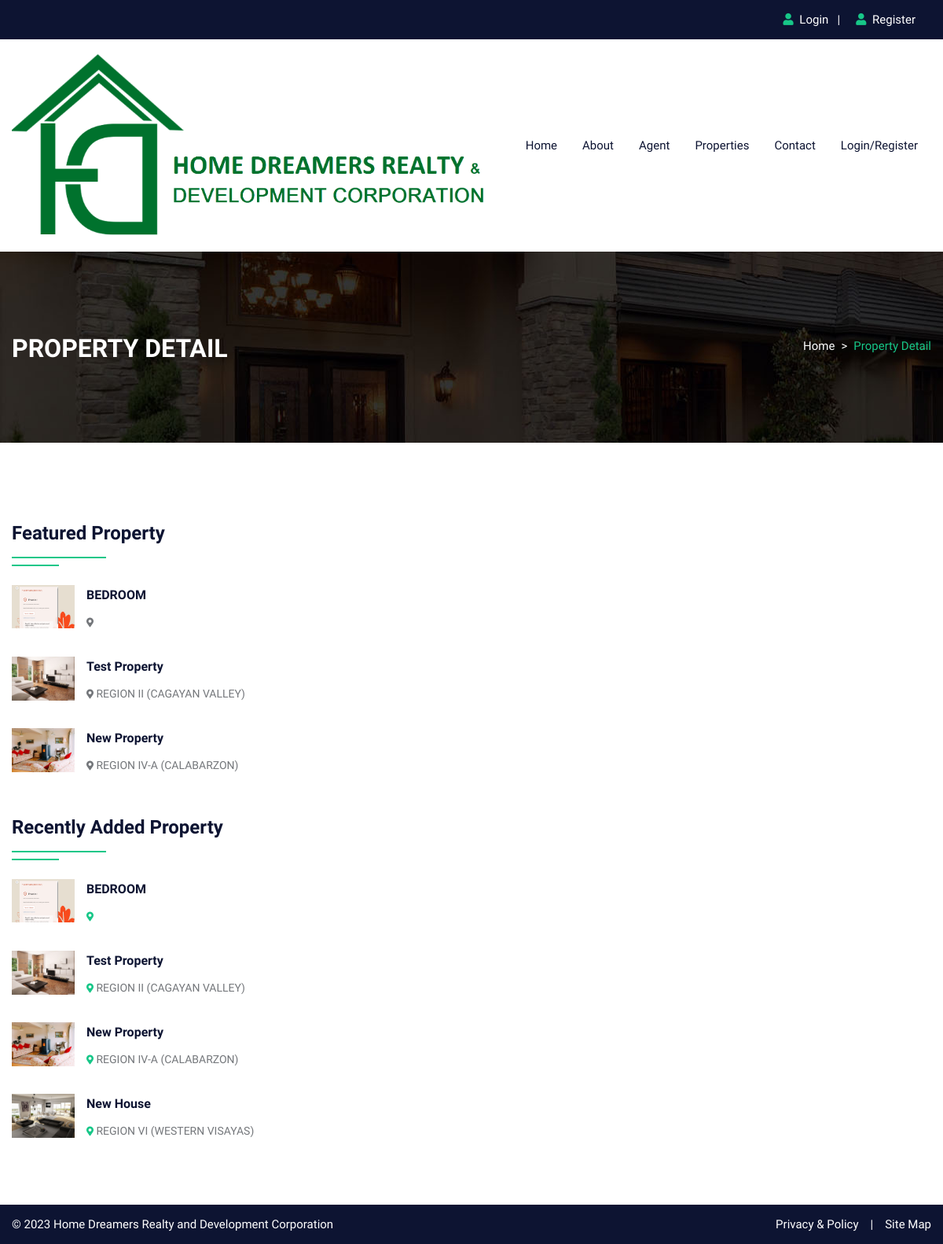
The page /propertydetail.php on the database its author committed.
### tables this page shows
CREATE TABLE `property` (
  `pid` int(50) NOT NULL,
  `title` varchar(200) NOT NULL,
  `pcontent` longtext NOT NULL,
  `type` varchar(100) NOT NULL,
  `pstatus` varchar(50) NOT NULL,
  `stype` varchar(100) NOT NULL,
  `bedroom` int(50) NOT NULL,
  `bathroom` int(50) NOT NULL,
  `balcony` int(50) NOT NULL,
  `kitchen` int(50) NOT NULL,
  `hall` int(50) NOT NULL,
  `floor` varchar(50) NOT NULL,
  `size` int(50) NOT NULL,
  `price` int(50) NOT NULL,
  `region` varchar(255) NOT NULL,
  `province` varchar(255) NOT NULL,
  `city` varchar(100) NOT NULL,
  `barangay` varchar(100) NOT NULL,
  `feature` longtext NOT NULL,
  `pimage` varchar(300) NOT NULL,
  `pimage1` varchar(300) NOT NULL,
  `pimage2` varchar(300) NOT NULL,
  `pimage3` varchar(300) NOT NULL,
  `pimage4` varchar(300) NOT NULL,
  `uid` int(50) NOT NULL,
  `status` varchar(50) NOT NULL,
  `mapimage` varchar(300) NOT NULL,
  `topmapimage` varchar(300) NOT NULL,
  `groundmapimage` varchar(300) NOT NULL,
  `totalfloor` varchar(50) NOT NULL,
  `date` date NOT NULL,
  `ptype` varchar(250) NOT NULL,
  `useragent` varchar(255) NOT NULL,
  `user_type` varchar(255) NOT NULL,
  `user_id` varchar(255) NOT NULL
);

### propertydetail.php (the view, shortened to what this page needs)
<!DOCTYPE html>
<html lang="en">
<head>
<link rel="stylesheet" type="text/css" href="css/bootstrap.min.css">
<link rel="stylesheet" type="text/css" href="css/bootstrap-slider.css">
<link rel="stylesheet" type="text/css" href="css/jquery-ui.css">
<link rel="stylesheet" type="text/css" href="css/layerslider.css">
<link rel="stylesheet" type="text/css" href="css/color.css" id="color-change">
<link rel="stylesheet" type="text/css" href="css/owl.carousel.min.css">
<link rel="stylesheet" type="text/css" href="css/font-awesome.min.css">
<link rel="stylesheet" type="text/css" href="fonts/flaticon/flaticon.css">
<link rel="stylesheet" type="text/css" href="css/style.css">
</head>
<body>
<div id="page-wrapper">
    <div class="row">
		<?php include("include/header.php");?>
        <div class="banner-full-row page-banner" style="background-image:url('images/breadcromb.jpg');">
            <div class="container">
                <div class="row">
                    <div class="col-md-6">
                        <h2 class="page-name float-left text-white text-uppercase mt-1 mb-0"><b>Property Detail</b></h2>
                    </div>
                    <div class="col-md-6">
                        <nav aria-label="breadcrumb" class="float-left float-md-right">
                            <ol class="breadcrumb bg-transparent m-0 p-0">
                                <li class="breadcrumb-item text-white"><a href="#">Home</a></li>
                                <li class="breadcrumb-item active">Property Detail</li>
                            </ol>
                        </nav>
                    </div>
                </div>
            </div>
        </div>
        <div class="full-row">
            <div class="container">
                <div class="row">
                    <div class="col-lg-4">
                        <h4 class="double-down-line-left text-secondary position-relative pb-4 mb-4 mt-5">Featured Property</h4>
                        <ul class="property_list_widget">
                            <?php
								$query=mysqli_query($conn,"SELECT * FROM `property` WHERE feature='yes' ORDER BY date DESC LIMIT 7");
										while($row=mysqli_fetch_array($query))
										{
								?>
                                <li> <img src="admin/property/<?php echo $row['19'];?>" alt="pimage">
                                    <h6 class="text-secondary hover-text-success text-capitalize"><a href="propertydetail.php?pid=<?php echo $row['0'];?>"><?php echo $row['1'];?></a></h6>
                                    <span class="font-14"><i class="fas fa-map-marker-alt icon-success icon-small"></i> <?php echo $row['14'];?></span>
                                </li>
                            <?php } ?>
                        </ul>
                        <div class="sidebar-widget mt-5">
                            <h4 class="double-down-line-left text-secondary position-relative pb-4 mb-4">Recently Added Property</h4>
                            <ul class="property_list_widget">
                                <?php
								$query=mysqli_query($conn,"SELECT * FROM `property` ORDER BY date DESC LIMIT 6");
										while($row=mysqli_fetch_array($query))
										{
								?>
                                <li> <img src="admin/property/<?php echo $row['19'];?>" alt="pimage">
                                    <h6 class="text-secondary hover-text-primary text-capitalize"><a href="propertydetail.php?pid=<?php echo $row['0'];?>"><?php echo $row['1'];?></a></h6>
                                    <span class="font-14"><i class="fas fa-map-marker-alt icon-primary icon-small"></i> <?php echo $row['14'];?></span>
                                </li>
                                <?php } ?>
                            </ul>
                        </div>
                    </div>
                </div>
            </div>
        </div>
		<?php include("include/footer.php");?>
    </div>
</div>
</body>
</html>

### css/color.css (style rules this page uses)
:root { --theme-ordinary-color: #74777b; }
:root { --theme-primary-color: #17c788; }
:root { --theme-secondary-color: #0d1432; }
:root { --theme-white-color: #fff; }
:root { --theme-light-color: #f8f8f8; }
:root { --theme-gray-color: #f5f5f5; }
:root { --theme-footer-color: #091b4b; }
:root { --theme-dark-color: #091b4b; }
:root { --text-light-color: #a3a7af; }
:root { --theme-primary-opacity-color: rgba(11, 191, 141, .8); }
:root { --theme-secondary-opacity-color: rgba(13,20,50,0.7); }
:root { --theme-white-opacity-color: rgba(255, 255, 255, 0.3); }
:root { --theme-dark-opacity-color: rgba(0, 0, 0, 0.5); }
:root { --theme-ordinary-font: 'Muli', sans-serif; }
:root { --theme-highlight-font: 'Comfortaa', cursive; }

### rows shown on the page
property: pimage (picture), title "BEDROOM"
property: pimage (picture), title "Test Property", region "REGION II (CAGAYAN VALLEY)"
property: pimage (picture), title "New Property", region "REGION IV-A (CALABARZON)"
property: pimage (picture), title "New House", region "REGION VI (WESTERN VISAYAS)"
